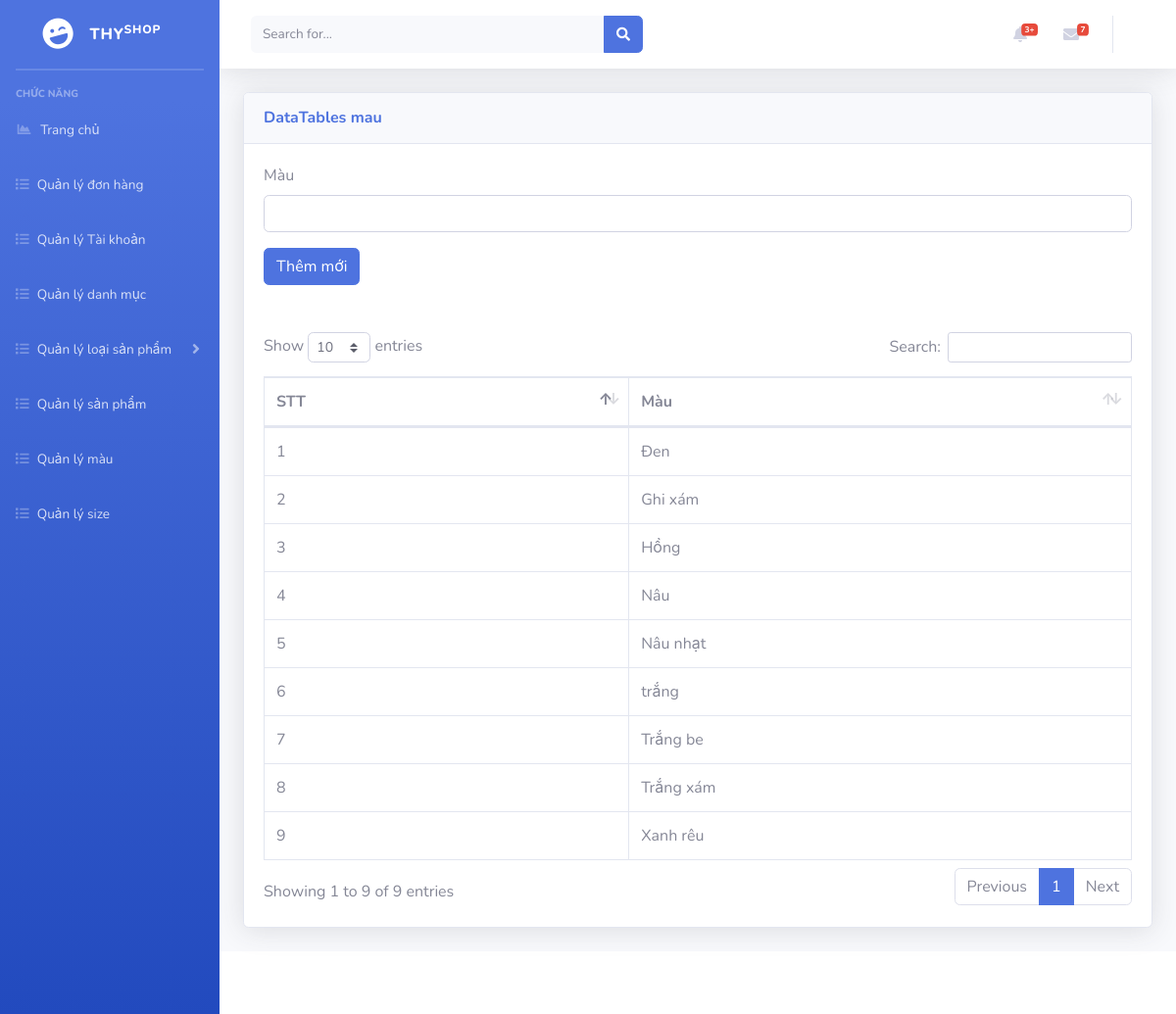
Page /admin/index.php?mod=mau on the committed database.
### tables this page shows
CREATE TABLE `mau` (
  `mau` varchar(100) NOT NULL
);

### admin/models/connection.php (called while the page is built, shortened)
<?php
    class Connection{
        function __construct()
        {
            $server_name ="localhost";
            $username ="root";
            $password ="";
            $db_name ="shopthy";
            $this->conn = new mysqli($server_name,$username,$password,$db_name);
        }
    }
?>

### admin/models/model.php (called while the page is built, shortened)
<?php
 require_once('./models/connection.php');
class Model
{
    function __construct()
    {
        $conn_obj = new Connection();
        $this->conn = $conn_obj->conn;
    }
}
?>

### admin/controller/mauController.php (called while the page is built, shortened)
<?php
require_once('./models/mauModel.php');
class mauController
{
    var $m_model;
    public function __construct()
    {
        $this->m_model = new mauModel();
    }
    public function getAllMau()
    {
        return $this->m_model->getAllMau();
    }
}

### admin/models/mauModel.php (called while the page is built, shortened)
<?php
require_once('./models/model.php');
class mauModel extends Model
{
    function getAllMau()
    {
        $sql = "select * from mau";
        $rs = $this->conn->query($sql);
        $data = array();
        while ($row = $rs->fetch_assoc()) {
            $data[] = $row;
        }
        return $data;
    }
}

### admin/views/mau/mauView.php (the view, shortened to what this page needs)
<?php
require_once('controller/mauController.php');
$m_controller = new mauController();
$data = $m_controller->getAllMau();
?>
<form action="?mod=mau&act=addCSDL" method="POST" role="form" enctype="multipart/form-data">
    <div class="form-group">
        <label for="">Màu</label>
        <input type="text" class="form-control" id="" placeholder="" name="mau" required>
    </div>
    <button type="submit" class="btn btn-primary">Thêm mới</button>
</form>
<br>
<br>
<table class="table table-bordered" id="dataTable" width="100%" cellspacing="0">
    <thead>
        <tr>
            <th scope="col">STT</th>
            <th scope="col">Màu</th>
        </tr>
    </thead>
    <tbody>
        <?php
        $i = 1;
        foreach ($data as $row) { ?>
            <tr>
                <td><?= $i++ ?></td>
                <td><?= $row['mau'] ?></td>
            </tr>
        <?php } ?>
</table>

### rows in the picture
mau: mau "Đen"
mau: mau "Ghi xám"
mau: mau "Hồng"
mau: mau "Nâu"
mau: mau "Nâu nhạt"
mau: mau "trắng"
mau: mau "Trắng be"
mau: mau "Trắng xám"
mau: mau "Xanh rêu"

### other values in the picture
$mod "mau"
